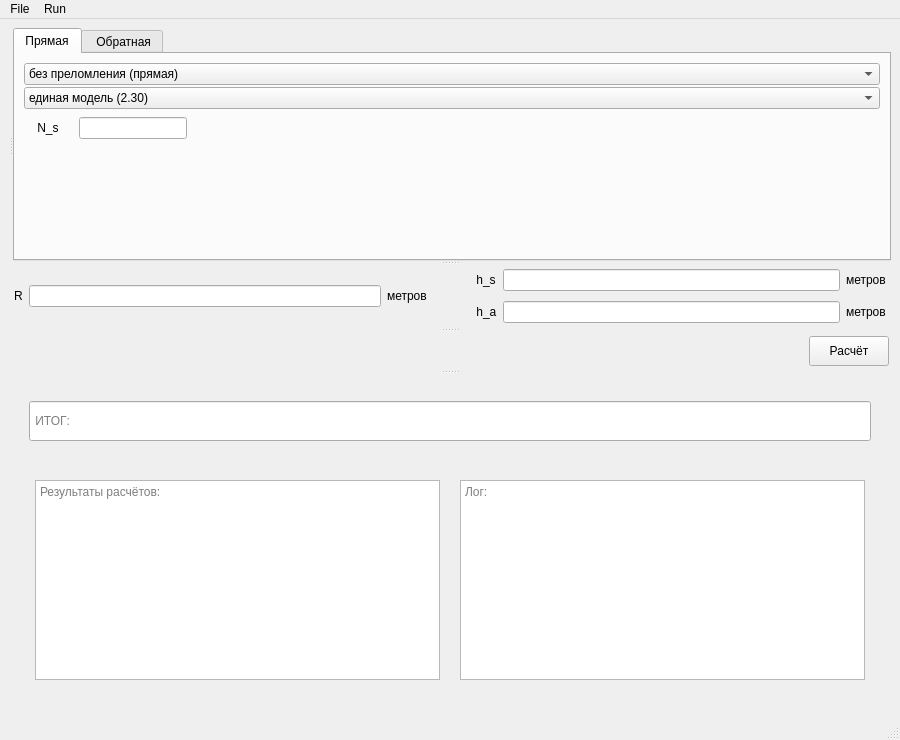
<?xml version="1.0" encoding="UTF-8"?>
<ui version="4.0">
 <class>MainWindow</class>
 <widget class="QMainWindow" name="MainWindow">
  <property name="geometry">
   <rect>
    <x>0</x>
    <y>0</y>
    <width>900</width>
    <height>740</height>
   </rect>
  </property>
  <property name="windowTitle">
   <string>MainWindow</string>
  </property>
  <widget class="QWidget" name="centralwidget">
   <property name="sizePolicy">
    <sizepolicy hsizetype="Expanding" vsizetype="Expanding">
     <horstretch>0</horstretch>
     <verstretch>0</verstretch>
    </sizepolicy>
   </property>
   <layout class="QVBoxLayout" name="verticalLayout_2">
    <item>
     <widget class="QSplitter" name="splitter_3">
      <property name="orientation">
       <enum>Qt::Vertical</enum>
      </property>
      <widget class="QSplitter" name="splitter_2">
       <property name="orientation">
        <enum>Qt::Horizontal</enum>
       </property>
       <widget class="QWidget" name="layoutWidget">
        <layout class="QVBoxLayout" name="graphArea">
         <item>
          <widget class="QCustomPlot" name="graph" native="true"/>
         </item>
        </layout>
       </widget>
       <widget class="QTabWidget" name="TabWidget">
        <property name="currentIndex">
         <number>0</number>
        </property>
        <widget class="QWidget" name="DirectProblem">
         <attribute name="title">
          <string>Прямая</string>
         </attribute>
         <layout class="QHBoxLayout" name="horizontalLayout_3">
          <item>
           <layout class="QVBoxLayout" name="atmospereInput">
            <property name="spacing">
             <number>2</number>
            </property>
            <property name="bottomMargin">
             <number>4</number>
            </property>
            <item>
             <widget class="QComboBox" name="comboBox">
              <property name="sizePolicy">
               <sizepolicy hsizetype="Preferred" vsizetype="Fixed">
                <horstretch>0</horstretch>
                <verstretch>0</verstretch>
               </sizepolicy>
              </property>
              <item>
               <property name="text">
                <string>без преломления (прямая)</string>
               </property>
              </item>
              <item>
               <property name="text">
                <string>эфф.радиус 4/3 (прямая)</string>
               </property>
              </item>
              <item>
               <property name="text">
                <string>ср.знач. k (прямая)</string>
               </property>
              </item>
              <item>
               <property name="text">
                <string>ср.зн. R кривизны (прямая)</string>
               </property>
              </item>
              <item>
               <property name="text">
                <string>числ.интегрирование (прямая)</string>
               </property>
              </item>
             </widget>
            </item>
            <item>
             <widget class="QComboBox" name="comboBox_2">
              <property name="currentText">
               <string>единая модель (2.30)</string>
              </property>
              <item>
               <property name="text">
                <string>единая модель (2.30)</string>
               </property>
              </item>
              <item>
               <property name="text">
                <string>сегментированная модель</string>
               </property>
              </item>
              <item>
               <property name="text">
                <string>модель ГОСТ 4401-81</string>
               </property>
              </item>
             </widget>
            </item>
            <item>
             <widget class="QStackedWidget" name="model_atmosphere_Stacked">
              <property name="sizePolicy">
               <sizepolicy hsizetype="Expanding" vsizetype="Expanding">
                <horstretch>0</horstretch>
                <verstretch>0</verstretch>
               </sizepolicy>
              </property>
              <property name="minimumSize">
               <size>
                <width>0</width>
                <height>80</height>
               </size>
              </property>
              <property name="currentIndex">
               <number>0</number>
              </property>
              <widget class="QWidget" name="unite_model">
               <property name="sizePolicy">
                <sizepolicy hsizetype="Fixed" vsizetype="Maximum">
                 <horstretch>0</horstretch>
                 <verstretch>0</verstretch>
                </sizepolicy>
               </property>
               <widget class="QWidget" name="gridLayoutWidget_11">
                <property name="geometry">
                 <rect>
                  <x>10</x>
                  <y>0</y>
                  <width>811</width>
                  <height>281</height>
                 </rect>
                </property>
                <layout class="QGridLayout" name="gridLayout_11">
                 <property name="topMargin">
                  <number>6</number>
                 </property>
                 <property name="horizontalSpacing">
                  <number>20</number>
                 </property>
                 <property name="verticalSpacing">
                  <number>10</number>
                 </property>
                 <item row="0" column="0">
                  <widget class="QLabel" name="N_s_7">
                   <property name="toolTip">
                    <string>приповерхностный индекс преломления</string>
                   </property>
                   <property name="text">
                    <string> N_s</string>
                   </property>
                  </widget>
                 </item>
                 <item row="0" column="1">
                  <widget class="QLineEdit" name="line_Ns_unite">
                   <property name="sizePolicy">
                    <sizepolicy hsizetype="Fixed" vsizetype="Fixed">
                     <horstretch>0</horstretch>
                     <verstretch>0</verstretch>
                    </sizepolicy>
                   </property>
                  </widget>
                 </item>
                 <item row="1" column="0">
                  <spacer name="verticalSpacer_12">
                   <property name="orientation">
                    <enum>Qt::Vertical</enum>
                   </property>
                   <property name="sizeHint" stdset="0">
                    <size>
                     <width>20</width>
                     <height>40</height>
                    </size>
                   </property>
                  </spacer>
                 </item>
                 <item row="0" column="2">
                  <spacer name="horizontalSpacer_4">
                   <property name="orientation">
                    <enum>Qt::Horizontal</enum>
                   </property>
                   <property name="sizeHint" stdset="0">
                    <size>
                     <width>40</width>
                     <height>20</height>
                    </size>
                   </property>
                  </spacer>
                 </item>
                </layout>
               </widget>
              </widget>
              <widget class="QWidget" name="segmented_model">
               <property name="sizePolicy">
                <sizepolicy hsizetype="Preferred" vsizetype="Maximum">
                 <horstretch>0</horstretch>
                 <verstretch>0</verstretch>
                </sizepolicy>
               </property>
               <widget class="QWidget" name="gridLayoutWidget_12">
                <property name="geometry">
                 <rect>
                  <x>10</x>
                  <y>0</y>
                  <width>401</width>
                  <height>281</height>
                 </rect>
                </property>
                <layout class="QGridLayout" name="gridLayout_12">
                 <property name="topMargin">
                  <number>6</number>
                 </property>
                 <property name="horizontalSpacing">
                  <number>20</number>
                 </property>
                 <property name="verticalSpacing">
                  <number>10</number>
                 </property>
                 <item row="0" column="0">
                  <widget class="QLabel" name="N_s_8">
                   <property name="toolTip">
                    <string>приповерхностный индекс преломления</string>
                   </property>
                   <property name="text">
                    <string> N_s</string>
                   </property>
                  </widget>
                 </item>
                 <item row="2" column="1">
                  <spacer name="verticalSpacer_14">
                   <property name="orientation">
                    <enum>Qt::Vertical</enum>
                   </property>
                   <property name="sizeHint" stdset="0">
                    <size>
                     <width>20</width>
                     <height>40</height>
                    </size>
                   </property>
                  </spacer>
                 </item>
                 <item row="0" column="1">
                  <widget class="QLineEdit" name="line_Ns_segm"/>
                 </item>
                 <item row="1" column="0">
                  <widget class="QLabel" name="N_1">
                   <property name="sizePolicy">
                    <sizepolicy hsizetype="Preferred" vsizetype="Preferred">
                     <horstretch>0</horstretch>
                     <verstretch>0</verstretch>
                    </sizepolicy>
                   </property>
                   <property name="toolTip">
                    <string>индекс преломления на 1 км</string>
                   </property>
                   <property name="text">
                    <string> N_1</string>
                   </property>
                  </widget>
                 </item>
                 <item row="1" column="1">
                  <widget class="QLineEdit" name="line_N1_segm"/>
                 </item>
                 <item row="1" column="2">
                  <widget class="QLabel" name="label_17">
                   <property name="text">
                    <string/>
                   </property>
                  </widget>
                 </item>
                 <item row="0" column="2">
                  <widget class="QLabel" name="label_18">
                   <property name="text">
                    <string/>
                   </property>
                  </widget>
                 </item>
                </layout>
               </widget>
              </widget>
              <widget class="QWidget" name="state_standart_model">
               <property name="sizePolicy">
                <sizepolicy hsizetype="Preferred" vsizetype="Maximum">
                 <horstretch>0</horstretch>
                 <verstretch>0</verstretch>
                </sizepolicy>
               </property>
               <widget class="QWidget" name="gridLayoutWidget_13">
                <property name="geometry">
                 <rect>
                  <x>10</x>
                  <y>0</y>
                  <width>401</width>
                  <height>281</height>
                 </rect>
                </property>
                <layout class="QGridLayout" name="gridLayout_13">
                 <property name="leftMargin">
                  <number>4</number>
                 </property>
                 <property name="topMargin">
                  <number>6</number>
                 </property>
                 <property name="horizontalSpacing">
                  <number>20</number>
                 </property>
                 <property name="verticalSpacing">
                  <number>10</number>
                 </property>
                 <item row="0" column="1">
                  <widget class="QPushButton" name="file_dialog_button_gost">
                   <property name="text">
                    <string>Открыть</string>
                   </property>
                  </widget>
                 </item>
                 <item row="0" column="0">
                  <widget class="QLabel" name="file_dialog_gost">
                   <property name="text">
                    <string>  файл</string>
                   </property>
                   <property name="textFormat">
                    <enum>Qt::MarkdownText</enum>
                   </property>
                  </widget>
                 </item>
                 <item row="1" column="0">
                  <spacer name="verticalSpacer_13">
                   <property name="orientation">
                    <enum>Qt::Vertical</enum>
                   </property>
                   <property name="sizeHint" stdset="0">
                    <size>
                     <width>20</width>
                     <height>40</height>
                    </size>
                   </property>
                  </spacer>
                 </item>
                </layout>
               </widget>
              </widget>
             </widget>
            </item>
           </layout>
          </item>
         </layout>
        </widget>
        <widget class="QWidget" name="ReverseProblem">
         <attribute name="title">
          <string> Обратная</string>
         </attribute>
         <layout class="QVBoxLayout" name="verticalLayout">
          <item>
           <layout class="QHBoxLayout" name="horizontalLayout_4">
            <property name="spacing">
             <number>6</number>
            </property>
            <item>
             <layout class="QVBoxLayout" name="atmospereInput_4">
              <property name="spacing">
               <number>2</number>
              </property>
              <property name="bottomMargin">
               <number>4</number>
              </property>
              <item>
               <widget class="QComboBox" name="comboBox_7">
                <property name="sizePolicy">
                 <sizepolicy hsizetype="Preferred" vsizetype="Fixed">
                  <horstretch>0</horstretch>
                  <verstretch>0</verstretch>
                 </sizepolicy>
                </property>
                <item>
                 <property name="text">
                  <string>без преломления (обратная)</string>
                 </property>
                </item>
                <item>
                 <property name="text">
                  <string>эфф.радиус 4/3 (обратная)</string>
                 </property>
                </item>
                <item>
                 <property name="text">
                  <string>ср.знач. k (обратная)</string>
                 </property>
                </item>
                <item>
                 <property name="text">
                  <string>ср.зн. R кривизны (обратная)</string>
                 </property>
                </item>
                <item>
                 <property name="text">
                  <string>числ.интегрирование (обратная)</string>
                 </property>
                </item>
               </widget>
              </item>
              <item>
               <widget class="QComboBox" name="comboBox_8">
                <property name="currentText">
                 <string>единая модель (2.30)</string>
                </property>
                <item>
                 <property name="text">
                  <string>единая модель (2.30)</string>
                 </property>
                </item>
                <item>
                 <property name="text">
                  <string>сегментированная модель</string>
                 </property>
                </item>
                <item>
                 <property name="text">
                  <string>модель ГОСТ 4401-81</string>
                 </property>
                </item>
               </widget>
              </item>
              <item>
               <widget class="QStackedWidget" name="model_atmosphere_Stacked_4">
                <property name="sizePolicy">
                 <sizepolicy hsizetype="Expanding" vsizetype="Expanding">
                  <horstretch>0</horstretch>
                  <verstretch>0</verstretch>
                 </sizepolicy>
                </property>
                <property name="minimumSize">
                 <size>
                  <width>0</width>
                  <height>80</height>
                 </size>
                </property>
                <property name="currentIndex">
                 <number>0</number>
                </property>
                <widget class="QWidget" name="unite_model_4">
                 <property name="sizePolicy">
                  <sizepolicy hsizetype="Fixed" vsizetype="Maximum">
                   <horstretch>0</horstretch>
                   <verstretch>0</verstretch>
                  </sizepolicy>
                 </property>
                 <widget class="QWidget" name="gridLayoutWidget_60">
                  <property name="geometry">
                   <rect>
                    <x>10</x>
                    <y>0</y>
                    <width>811</width>
                    <height>281</height>
                   </rect>
                  </property>
                  <layout class="QGridLayout" name="gridLayout_60">
                   <property name="topMargin">
                    <number>6</number>
                   </property>
                   <property name="horizontalSpacing">
                    <number>20</number>
                   </property>
                   <property name="verticalSpacing">
                    <number>10</number>
                   </property>
                   <item row="0" column="1">
                    <widget class="QLineEdit" name="line_Ns_unite_rev">
                     <property name="sizePolicy">
                      <sizepolicy hsizetype="Fixed" vsizetype="Fixed">
                       <horstretch>0</horstretch>
                       <verstretch>0</verstretch>
                      </sizepolicy>
                     </property>
                    </widget>
                   </item>
                   <item row="1" column="0">
                    <spacer name="verticalSpacer_61">
                     <property name="orientation">
                      <enum>Qt::Vertical</enum>
                     </property>
                     <property name="sizeHint" stdset="0">
                      <size>
                       <width>20</width>
                       <height>40</height>
                      </size>
                     </property>
                    </spacer>
                   </item>
                   <item row="0" column="0">
                    <widget class="QLabel" name="N_s_37">
                     <property name="toolTip">
                      <string>приповерхностный индекс преломления</string>
                     </property>
                     <property name="text">
                      <string> N_s</string>
                     </property>
                    </widget>
                   </item>
                   <item row="0" column="2">
                    <spacer name="horizontalSpacer_3">
                     <property name="orientation">
                      <enum>Qt::Horizontal</enum>
                     </property>
                     <property name="sizeHint" stdset="0">
                      <size>
                       <width>40</width>
                       <height>20</height>
                      </size>
                     </property>
                    </spacer>
                   </item>
                  </layout>
                 </widget>
                </widget>
                <widget class="QWidget" name="segmented_model_4">
                 <property name="sizePolicy">
                  <sizepolicy hsizetype="Preferred" vsizetype="Maximum">
                   <horstretch>0</horstretch>
                   <verstretch>0</verstretch>
                  </sizepolicy>
                 </property>
                 <widget class="QWidget" name="gridLayoutWidget_61">
                  <property name="geometry">
                   <rect>
                    <x>10</x>
                    <y>0</y>
                    <width>401</width>
                    <height>281</height>
                   </rect>
                  </property>
                  <layout class="QGridLayout" name="gridLayout_61">
                   <property name="topMargin">
                    <number>6</number>
                   </property>
                   <property name="horizontalSpacing">
                    <number>20</number>
                   </property>
                   <property name="verticalSpacing">
                    <number>10</number>
                   </property>
                   <item row="0" column="0">
                    <widget class="QLabel" name="N_s_38">
                     <property name="toolTip">
                      <string>приповерхностный индекс преломления</string>
                     </property>
                     <property name="text">
                      <string> N_s</string>
                     </property>
                    </widget>
                   </item>
                   <item row="1" column="0">
                    <widget class="QLabel" name="N_4">
                     <property name="sizePolicy">
                      <sizepolicy hsizetype="Preferred" vsizetype="Preferred">
                       <horstretch>0</horstretch>
                       <verstretch>0</verstretch>
                      </sizepolicy>
                     </property>
                     <property name="toolTip">
                      <string>индекс преломления на 1 км</string>
                     </property>
                     <property name="text">
                      <string> N_1</string>
                     </property>
                    </widget>
                   </item>
                   <item row="0" column="1">
                    <widget class="QLineEdit" name="line_Ns_segm_rev"/>
                   </item>
                   <item row="2" column="1">
                    <spacer name="verticalSpacer_62">
                     <property name="orientation">
                      <enum>Qt::Vertical</enum>
                     </property>
                     <property name="sizeHint" stdset="0">
                      <size>
                       <width>20</width>
                       <height>40</height>
                      </size>
                     </property>
                    </spacer>
                   </item>
                   <item row="1" column="1">
                    <widget class="QLineEdit" name="line_N1_segm_rev"/>
                   </item>
                   <item row="0" column="2">
                    <widget class="QLabel" name="label_9">
                     <property name="text">
                      <string/>
                     </property>
                    </widget>
                   </item>
                   <item row="1" column="2">
                    <widget class="QLabel" name="label_10">
                     <property name="text">
                      <string/>
                     </property>
                    </widget>
                   </item>
                  </layout>
                 </widget>
                </widget>
                <widget class="QWidget" name="state_standart_model_4">
                 <property name="sizePolicy">
                  <sizepolicy hsizetype="Preferred" vsizetype="Maximum">
                   <horstretch>0</horstretch>
                   <verstretch>0</verstretch>
                  </sizepolicy>
                 </property>
                 <widget class="QWidget" name="gridLayoutWidget_62">
                  <property name="geometry">
                   <rect>
                    <x>10</x>
                    <y>0</y>
                    <width>401</width>
                    <height>281</height>
                   </rect>
                  </property>
                  <layout class="QGridLayout" name="gridLayout_62">
                   <property name="leftMargin">
                    <number>4</number>
                   </property>
                   <property name="topMargin">
                    <number>6</number>
                   </property>
                   <property name="horizontalSpacing">
                    <number>20</number>
                   </property>
                   <property name="verticalSpacing">
                    <number>10</number>
                   </property>
                   <item row="0" column="1">
                    <widget class="QPushButton" name="file_gialog_button_gost_4">
                     <property name="text">
                      <string>Открыть</string>
                     </property>
                    </widget>
                   </item>
                   <item row="0" column="0">
                    <widget class="QLabel" name="file_dialog_gost_4">
                     <property name="text">
                      <string>  файл</string>
                     </property>
                     <property name="textFormat">
                      <enum>Qt::MarkdownText</enum>
                     </property>
                    </widget>
                   </item>
                   <item row="1" column="0">
                    <spacer name="verticalSpacer_63">
                     <property name="orientation">
                      <enum>Qt::Vertical</enum>
                     </property>
                     <property name="sizeHint" stdset="0">
                      <size>
                       <width>20</width>
                       <height>40</height>
                      </size>
                     </property>
                    </spacer>
                   </item>
                  </layout>
                 </widget>
                </widget>
               </widget>
              </item>
             </layout>
            </item>
           </layout>
          </item>
         </layout>
        </widget>
       </widget>
      </widget>
      <widget class="QSplitter" name="splitter">
       <property name="orientation">
        <enum>Qt::Vertical</enum>
       </property>
       <widget class="QWidget" name="layoutWidget">
        <layout class="QHBoxLayout" name="CommonInput">
         <property name="leftMargin">
          <number>5</number>
         </property>
         <property name="rightMargin">
          <number>5</number>
         </property>
         <item>
          <layout class="QGridLayout" name="CommonInputLeft">
           <item row="1" column="0">
            <widget class="QLabel" name="label">
             <property name="text">
              <string> R</string>
             </property>
             <property name="textFormat">
              <enum>Qt::RichText</enum>
             </property>
            </widget>
           </item>
           <item row="1" column="1">
            <widget class="QLineEdit" name="line_r_refr"/>
           </item>
           <item row="1" column="2">
            <widget class="QLabel" name="label_2">
             <property name="text">
              <string>метров</string>
             </property>
             <property name="textFormat">
              <enum>Qt::RichText</enum>
             </property>
            </widget>
           </item>
          </layout>
         </item>
         <item>
          <spacer name="horizontalSpacer">
           <property name="orientation">
            <enum>Qt::Horizontal</enum>
           </property>
           <property name="sizeType">
            <enum>QSizePolicy::Fixed</enum>
           </property>
           <property name="sizeHint" stdset="0">
            <size>
             <width>40</width>
             <height>20</height>
            </size>
           </property>
          </spacer>
         </item>
         <item>
          <layout class="QGridLayout" name="gridLayout_2">
           <item row="5" column="1">
            <widget class="QLineEdit" name="line_Ha_common">
             <property name="sizePolicy">
              <sizepolicy hsizetype="Expanding" vsizetype="Fixed">
               <horstretch>0</horstretch>
               <verstretch>0</verstretch>
              </sizepolicy>
             </property>
             <property name="placeholderText">
              <string/>
             </property>
            </widget>
           </item>
           <item row="2" column="0">
            <widget class="QLabel" name="h_s">
             <property name="sizePolicy">
              <sizepolicy hsizetype="Preferred" vsizetype="Fixed">
               <horstretch>0</horstretch>
               <verstretch>0</verstretch>
              </sizepolicy>
             </property>
             <property name="toolTip">
              <string>высота цели</string>
             </property>
             <property name="text">
              <string> h_s</string>
             </property>
            </widget>
           </item>
           <item row="5" column="0">
            <widget class="QLabel" name="h_a">
             <property name="sizePolicy">
              <sizepolicy hsizetype="Preferred" vsizetype="Fixed">
               <horstretch>0</horstretch>
               <verstretch>0</verstretch>
              </sizepolicy>
             </property>
             <property name="toolTip">
              <string>высота РЛС</string>
             </property>
             <property name="text">
              <string> h_a</string>
             </property>
            </widget>
           </item>
           <item row="2" column="1">
            <widget class="QLineEdit" name="line_hs_common">
             <property name="sizePolicy">
              <sizepolicy hsizetype="Expanding" vsizetype="Fixed">
               <horstretch>0</horstretch>
               <verstretch>0</verstretch>
              </sizepolicy>
             </property>
             <property name="placeholderText">
              <string/>
             </property>
            </widget>
           </item>
           <item row="5" column="2">
            <widget class="QLabel" name="label_h_a">
             <property name="text">
              <string>метров</string>
             </property>
            </widget>
           </item>
           <item row="2" column="2">
            <widget class="QLabel" name="label_h_s">
             <property name="text">
              <string>метров</string>
             </property>
            </widget>
           </item>
          </layout>
         </item>
        </layout>
       </widget>
       <widget class="QWidget" name="layoutWidget">
        <layout class="QHBoxLayout" name="buttonLayout">
         <property name="leftMargin">
          <number>2</number>
         </property>
         <property name="rightMargin">
          <number>2</number>
         </property>
         <item>
          <spacer name="horizontalSpacer_2">
           <property name="orientation">
            <enum>Qt::Horizontal</enum>
           </property>
           <property name="sizeHint" stdset="0">
            <size>
             <width>40</width>
             <height>20</height>
            </size>
           </property>
          </spacer>
         </item>
         <item>
          <widget class="QPushButton" name="main_launch_button">
           <property name="sizePolicy">
            <sizepolicy hsizetype="Fixed" vsizetype="Fixed">
             <horstretch>0</horstretch>
             <verstretch>0</verstretch>
            </sizepolicy>
           </property>
           <property name="minimumSize">
            <size>
             <width>80</width>
             <height>30</height>
            </size>
           </property>
           <property name="maximumSize">
            <size>
             <width>80</width>
             <height>30</height>
            </size>
           </property>
           <property name="text">
            <string>Расчёт</string>
           </property>
          </widget>
         </item>
        </layout>
       </widget>
       <widget class="QWidget" name="layoutWidget">
        <layout class="QVBoxLayout" name="resultsArea">
         <property name="spacing">
          <number>6</number>
         </property>
         <property name="leftMargin">
          <number>20</number>
         </property>
         <property name="topMargin">
          <number>6</number>
         </property>
         <property name="rightMargin">
          <number>20</number>
         </property>
         <property name="bottomMargin">
          <number>2</number>
         </property>
         <item>
          <widget class="QLineEdit" name="VerdictLine">
           <property name="minimumSize">
            <size>
             <width>0</width>
             <height>40</height>
            </size>
           </property>
           <property name="readOnly">
            <bool>true</bool>
           </property>
           <property name="placeholderText">
            <string> ИТОГ:</string>
           </property>
          </widget>
         </item>
         <item>
          <layout class="QHBoxLayout" name="horizontalLayout">
           <property name="spacing">
            <number>20</number>
           </property>
           <property name="sizeConstraint">
            <enum>QLayout::SetMinimumSize</enum>
           </property>
           <property name="leftMargin">
            <number>6</number>
           </property>
           <property name="topMargin">
            <number>12</number>
           </property>
           <property name="rightMargin">
            <number>6</number>
           </property>
           <property name="bottomMargin">
            <number>6</number>
           </property>
           <item>
            <widget class="QTextEdit" name="ResultsText">
             <property name="sizePolicy">
              <sizepolicy hsizetype="Expanding" vsizetype="Expanding">
               <horstretch>0</horstretch>
               <verstretch>0</verstretch>
              </sizepolicy>
             </property>
             <property name="maximumSize">
              <size>
               <width>16777215</width>
               <height>200</height>
              </size>
             </property>
             <property name="readOnly">
              <bool>true</bool>
             </property>
             <property name="placeholderText">
              <string>Результаты расчётов:</string>
             </property>
            </widget>
           </item>
           <item>
            <widget class="QTextEdit" name="LogText">
             <property name="sizePolicy">
              <sizepolicy hsizetype="Expanding" vsizetype="Expanding">
               <horstretch>0</horstretch>
               <verstretch>0</verstretch>
              </sizepolicy>
             </property>
             <property name="maximumSize">
              <size>
               <width>16777215</width>
               <height>200</height>
              </size>
             </property>
             <property name="readOnly">
              <bool>true</bool>
             </property>
             <property name="placeholderText">
              <string>Лог:</string>
             </property>
            </widget>
           </item>
          </layout>
         </item>
        </layout>
       </widget>
      </widget>
     </widget>
    </item>
   </layout>
  </widget>
  <widget class="QMenuBar" name="menubar">
   <property name="geometry">
    <rect>
     <x>0</x>
     <y>0</y>
     <width>900</width>
     <height>20</height>
    </rect>
   </property>
   <widget class="QMenu" name="menuFile">
    <property name="title">
     <string>File</string>
    </property>
   </widget>
   <widget class="QMenu" name="menuRun">
    <property name="title">
     <string>Run</string>
    </property>
    <addaction name="action_run_calculate"/>
   </widget>
   <addaction name="menuFile"/>
   <addaction name="menuRun"/>
  </widget>
  <widget class="QStatusBar" name="statusbar"/>
  <action name="action_run_calculate">
   <property name="text">
    <string>Расчёт</string>
   </property>
   <property name="shortcut">
    <string>F5</string>
   </property>
  </action>
 </widget>
 <customwidgets>
  <customwidget>
   <class>QCustomPlot</class>
   <extends>QWidget</extends>
   <header>qcustomplot.h</header>
   <container>1</container>
  </customwidget>
 </customwidgets>
 <resources/>
 <connections>
  <connection>
   <sender>comboBox_2</sender>
   <signal>activated(int)</signal>
   <receiver>model_atmosphere_Stacked</receiver>
   <slot>setCurrentIndex(int)</slot>
   <hints>
    <hint type="sourcelabel">
     <x>670</x>
     <y>69</y>
    </hint>
    <hint type="destinationlabel">
     <x>670</x>
     <y>194</y>
    </hint>
   </hints>
  </connection>
  <connection>
   <sender>comboBox_8</sender>
   <signal>activated(int)</signal>
   <receiver>model_atmosphere_Stacked_4</receiver>
   <slot>setCurrentIndex(int)</slot>
   <hints>
    <hint type="sourcelabel">
     <x>664</x>
     <y>78</y>
    </hint>
    <hint type="destinationlabel">
     <x>664</x>
     <y>194</y>
    </hint>
   </hints>
  </connection>
 </connections>
</ui>
